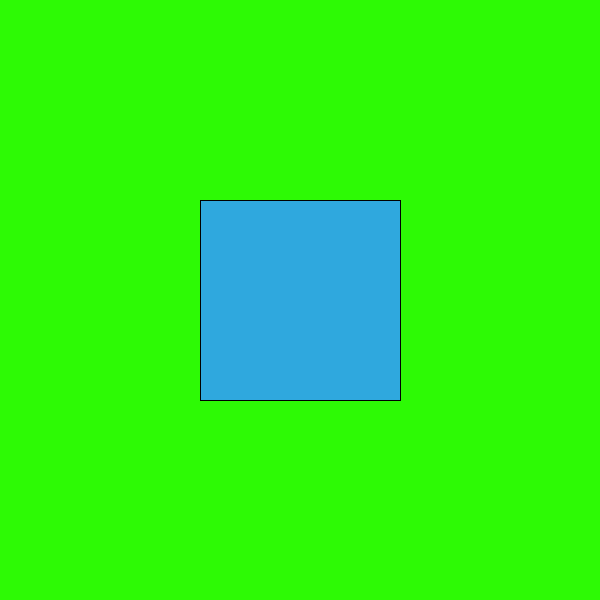
Frame 1 (no input)
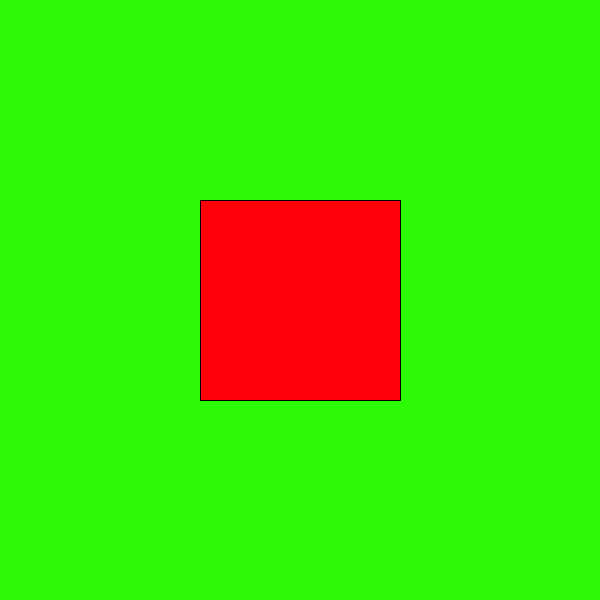
Frame 60 (the mouse pressed at the canvas centre just before this capture)
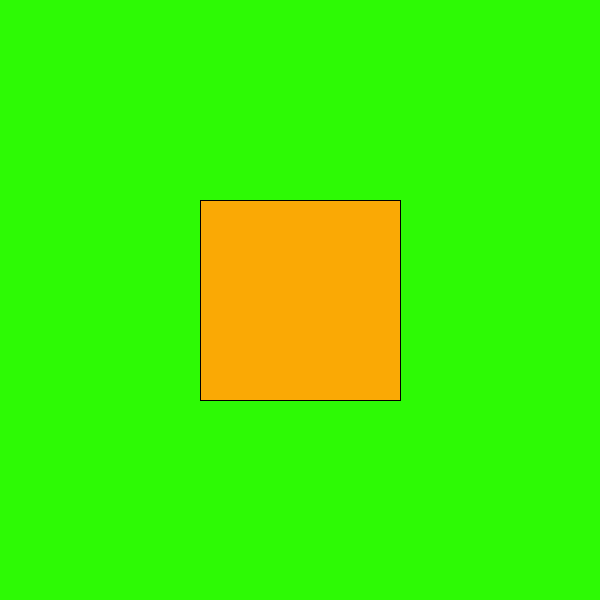
Frame 120 (the mouse held since frame 60 and released just before this capture)

The Processing sketch that drew these frames (run headless with seeded random() and noise(); from frame 60 on, the mouse is pressed at the canvas centre):

// Processing sketch: processing_112592
// ── processing_112592.pde

void setup(){
size(600, 600); 
background(45,250,5);
rectMode(CENTER);
fill(47,168,222);
}

void draw(){
background(45,250,5);


  
  rect(300,300,200,200);
  
  
  
  if(mousePressed == true){ 
 fill(250,169,5);
}else{
  fill(255,0,9);
}
  
  
  
}
